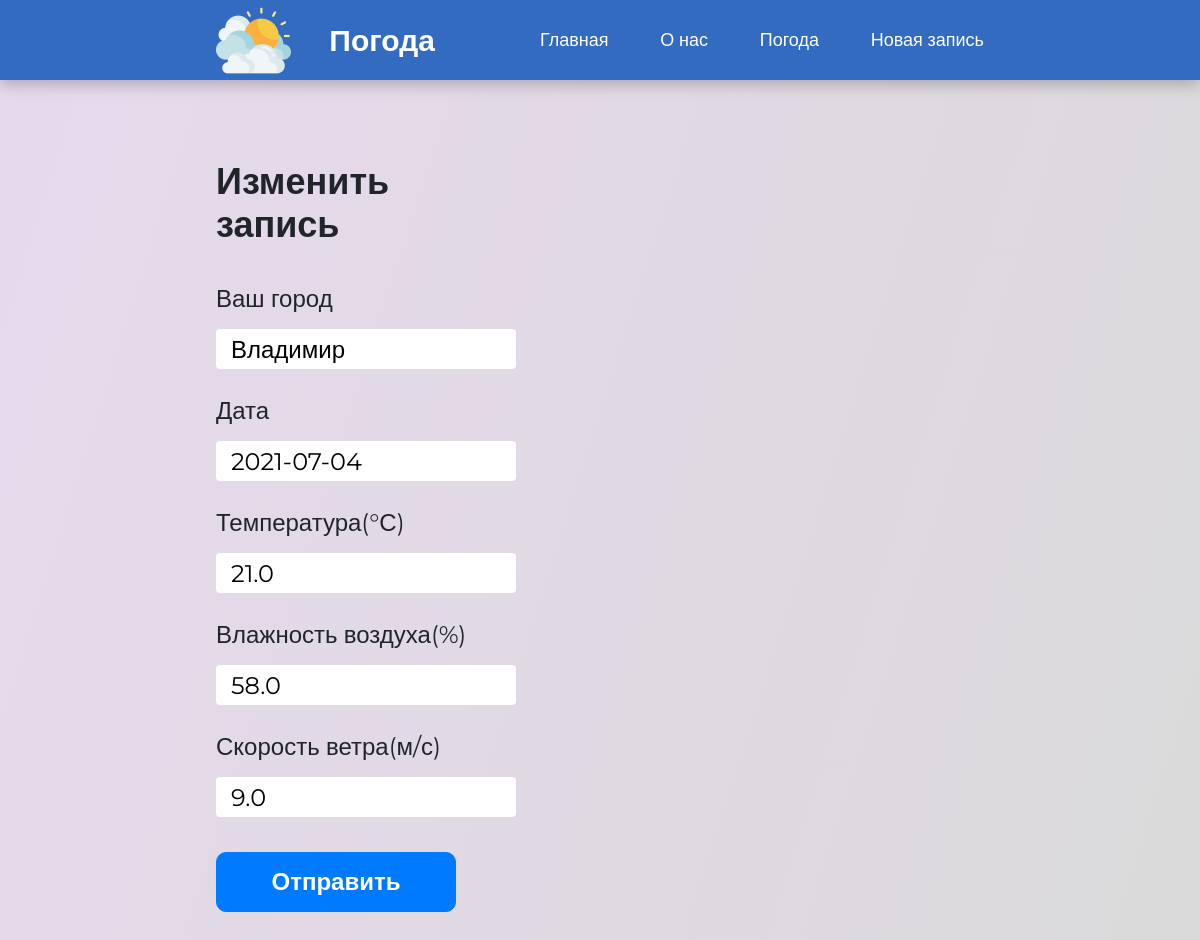
/data/edit/5, run on the app's committed database.
### crud/models.py (models this page shows, shortened)
class Records(models.Model):
    city = models.CharField('Город', max_length=100)
    date = models.DateField()
    temperature = models.FloatField()
    humidity = models.FloatField()
    windspeed = models.FloatField()
    class Meta:
        verbose_name = 'Погода'
        verbose_name_plural = 'Погода'

### crud/views.py (the view)
# urls.py: path('edit/<int:pk>', views.RecordUpdateView.as_view(), name='edit'),
class RecordUpdateView(UpdateView):
    model = Records
    template_name = 'crud/edit.html'
    form_class = EditForm

### crud/forms.py
class EditForm(ModelForm):
    class Meta:
        model = Records
        fields = ['city', 'date', 'temperature', 'humidity', 'windspeed']
        widgets = {
            "city": TextInput(attrs={
                'class': 'form__input form-control',
                'placeholder': 'Москва',
                'id': 'city',
            }
            ),
            "date": TextInput(attrs={
                'class': 'form__input form-control',
                'placeholder': '20.06.2021',
                'id': 'date',
            }
            ),
            "temperature": TextInput(attrs={
                'class': 'form__input form-control',
                'placeholder': '28',
                'id': 'temp',
            }
            ),
            "humidity": TextInput(attrs={
                'class': 'form__input form-control',
                'placeholder': '83',
                'id': 'humidity',
            }
            ),
            "windspeed": TextInput(attrs={
                'class': 'form__input form-control form__input_last',
                'placeholder': '10',
                'id': 'date',
            }
            )
        }

### crud/templates/crud/edit.html (shortened to what this page needs)
{% load static %}
<!DOCTYPE html>
<html lang="en">
  <head>
    <link
      rel="stylesheet"
      href="https://stackpath.bootstrapcdn.com/bootstrap/4.3.1/css/bootstrap.min.css"
    />
    <link rel="stylesheet" href="{% static 'crud/styles/style.css' %}" />
  </head>
  <body>
    <nav class="navbar container-fliud">
      <div class="navbar__logo">
        <img
          src="{% static 'crud/images/cloud.png' %}"
          alt=""
          class="navbar__image"
        />
        <p class="navbar__logo-text">Погода</p>
      </div>
      <ul class="navbar__links">
        <li class="navbar__li">
          <a href="{% url 'home' %}" class="navbar__link">Главная</a>
        </li>
        <li class="navbar__li">
          <a href="{% url 'about' %}" class="navbar__link">О нас</a>
        </li>
        <li class="navbar__li">
          <a href="{% url 'weather' %}" class="navbar__link">Погода</a>
        </li>
        <li class="navbar__li">
          <a href="{% url 'new' %}" class="navbar__link">Новая запись</a>
        </li>
      </ul>
    </nav>
    <main class="edit-section">
      <h1 class="edit-section__heading">Изменить запись</h1>
      <form method="post" class="add-section__form form">
        <label for="city" class="form__label">Ваш город</label>
        {{form.city}}
        <label for="date" class="form__label">Дата</label>
        {{form.date}}
        <label for="temp" class="form__label">Температура(°С)</label>
        {{form.temperature}}
        <label for="humidity" class="form__label">Влажность воздуха(%)</label>
        {{form.humidity}}
        <label for="windspeed" class="form__label">Скорость ветра(м/с)</label>
        {{form.windspeed}}
        <button type="submit" class="form__btn btn btn-primary">
          Отправить
        </button>
      </form>
    </main>
  </body>
</html>

### crud/static/crud/styles/style.css (style rules this page uses)
* { margin: 0; padding: 0; box-sizing: border-box; font-family: "Montserrat", sans-serif !important; }
body { background: linear-gradient(107.56deg, #e7d9ed 0%, #dadada 100%); min-height: 100vh; overflow-x: hidden; }
.navbar { box-sizing: border-box; width: 100vw; padding-left: 18vw; padding-right: 18vw; padding-bottom: 0; padding-top: 0; height: 80px; display: flex; justify-content: space-between; align-items: center; background: #326bc0; box-shadow: 0px 4px 15px rgba(0, 0, 0, 0.25); }
.navbar__links { display: flex; justify-content: space-between; align-items: center; width: 37vw; max-width: 500px; min-width: 230px; margin: 0; padding: 0; }
.navbar__li { list-style-type: none; }
.navbar__link { color: white; height: 100%; font-size: 18px; font-weight: 400; }
.navbar__logo { display: flex; justify-content: space-between; align-items: center; width: 219px; height: 75px; }
.navbar__logo-text { font-size: 30px; font-weight: 700; color: white; margin: 0; }
.main-section__text > h1, .main-section__heading, .edit-section__heading { font-weight: 700; font-size: 36px; margin-bottom: 35px; }
.main-section__button, .form__btn { width: 240px; height: 60px; font-weight: 700; font-size: 24px; }
.main-section__heading_about, .edit-section__heading { margin-bottom: 80px; }
.main-section_about, .edit-section { display: block; margin-top: 80px; }
.btn { border-radius: 10px !important; }
.form { box-sizing: border-box; padding-left: 18vw; width: 43vw; display: flex; flex-direction: column; margin-bottom: 150px; }
.form__label { margin-bottom: 12px; font-size: 24px; }
.form__input { margin-bottom: 24px; padding-top: 5px; padding-bottom: 5px; padding-left: 15px; width: 300px; height: 40px; color: black; font-size: 24px; border: none; outline: none; }
.form__input_last { margin-bottom: 35px; }
.form__input::placeholder { font-size: 24px; color: #bebebe; }
.edit-section__heading { padding-left: 18vw; width: 43vw; margin-bottom: 35px; }

### data on the page
Records: city "Владимир", date "2021-07-04", temperature "21.0", humidity "58.0", windspeed "9.0"
